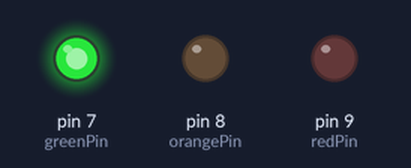
Bench run of a sketch on a simulated Arduino Uno, built with avr-gcc and run on an emulated ATmega328P. On the bench: output pins drawn as LEDs (lit = HIGH).

Above: at 1.5 s.
At 3.5 s:
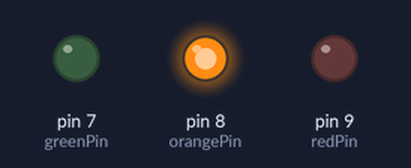
At 6.0 s:
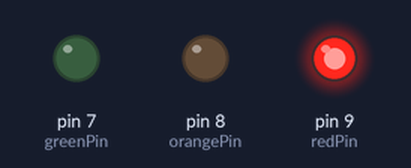
Timing chart, 0 to 10.4 s (numbered marks = the images above):
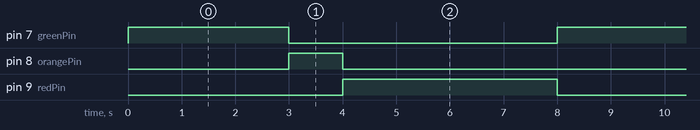

The sketch:

sketch.ino
```cpp
/*
  TRAFFIC LIGHT

  Author:
  Nicolas GOSSARD
*/

// pins
constexpr int redPin = 9;
constexpr int orangePin = 8;
constexpr int greenPin = 7;

// time
constexpr int redTime = 4000;
constexpr int orangeTime = 1000;
constexpr int greenTime = 3000;

void setup()
{
  pinMode(redPin, OUTPUT);
  pinMode(orangePin, OUTPUT);
  pinMode(greenPin, OUTPUT);
}

void loop()
{
  digitalWrite(greenPin, HIGH);
  digitalWrite(orangePin, LOW);
  digitalWrite(redPin, LOW);
  delay(greenTime);

  digitalWrite(greenPin, LOW);
  digitalWrite(orangePin, HIGH);
  digitalWrite(redPin, LOW);
  delay(orangeTime);

  digitalWrite(greenPin, LOW);
  digitalWrite(orangePin, LOW);
  digitalWrite(redPin, HIGH);
  delay(redTime);
}
```

Measured:
- by itself, pin 7 (greenPin): alternates HIGH for 3.0 s and LOW for 5.0 s
- by itself, pin 8 (orangePin): alternates HIGH for 1.0 s and LOW for 7.0 s
- by itself, pin 9 (redPin): alternates HIGH for 4.0 s and LOW for 4.0 s
